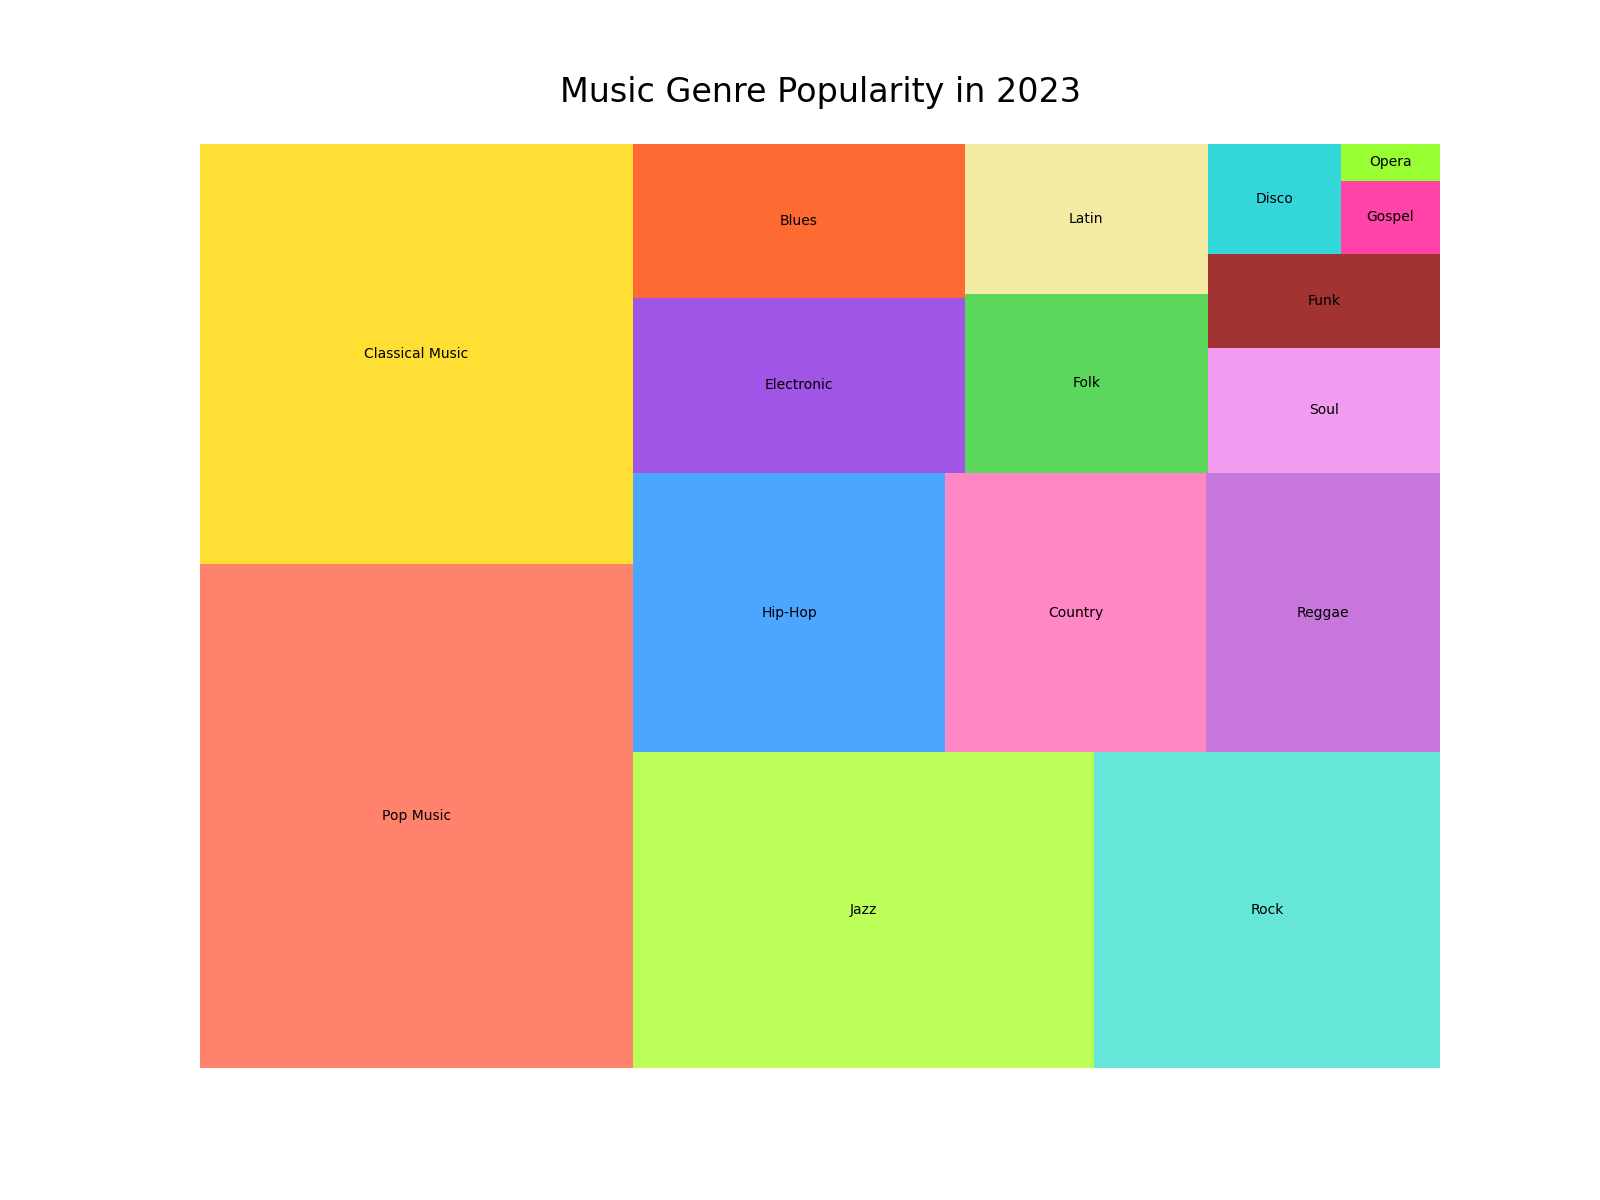

Write the Python code that produced this figure.

import matplotlib.pyplot as plt
import pandas as pd
import squarify

# Let's define our dataframe
data = {
    'Category': ['Pop Music', 'Classical Music', 'Jazz', 'Rock', 'Hip-Hop', 'Country', 'Reggae', 'Electronic', 'Blues', 'Folk', 'Latin', 'Soul', 'Funk', 'Disco', 'Gospel', 'Opera'],
    'Sales': [300, 250, 200, 150, 120, 100, 90, 80, 70, 60, 50, 40, 30, 20, 10, 5]
}

df = pd.DataFrame(data)

# Define color list
colors = ['#FF6347', '#FFD700', '#ADFF2F', '#40E0D0', '#1E90FF', '#FF69B4', '#BA55D3', '#8A2BE2', '#FF4500', '#32CD32', '#F0E68C', '#EE82EE', '#8B0000', '#00CED1', '#FF1493', '#7FFF00']

# Plot
plt.figure(figsize=(16, 12))
squarify.plot(sizes=df['Sales'], label=df['Category'], color=colors, alpha=0.8)

# If you want to remove the axes, uncomment the next line
plt.axis('off')

plt.title('Music Genre Popularity in 2023', fontsize=24, pad=30)
plt.show()
